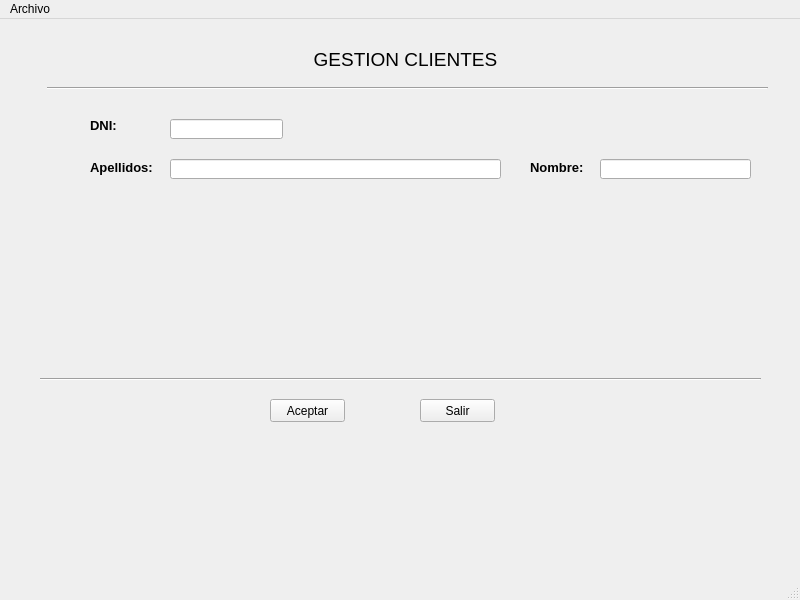
<?xml version="1.0" encoding="UTF-8"?>
<ui version="4.0">
 <class>MainWindow</class>
 <widget class="QMainWindow" name="MainWindow">
  <property name="geometry">
   <rect>
    <x>0</x>
    <y>0</y>
    <width>800</width>
    <height>600</height>
   </rect>
  </property>
  <property name="windowTitle">
   <string>MainWindow</string>
  </property>
  <widget class="QWidget" name="centralwidget">
   <widget class="QPushButton" name="btnAceptar">
    <property name="geometry">
     <rect>
      <x>270</x>
      <y>380</y>
      <width>75</width>
      <height>23</height>
     </rect>
    </property>
    <property name="text">
     <string>Aceptar</string>
    </property>
   </widget>
   <widget class="QLabel" name="lblHola">
    <property name="geometry">
     <rect>
      <x>310</x>
      <y>30</y>
      <width>191</width>
      <height>20</height>
     </rect>
    </property>
    <property name="font">
     <font>
      <pointsize>14</pointsize>
     </font>
    </property>
    <property name="text">
     <string>GESTION CLIENTES</string>
    </property>
    <property name="alignment">
     <set>Qt::AlignCenter</set>
    </property>
   </widget>
   <widget class="Line" name="line">
    <property name="geometry">
     <rect>
      <x>47</x>
      <y>59</y>
      <width>721</width>
      <height>21</height>
     </rect>
    </property>
    <property name="orientation">
     <enum>Qt::Horizontal</enum>
    </property>
   </widget>
   <widget class="QPushButton" name="btnSalir">
    <property name="geometry">
     <rect>
      <x>420</x>
      <y>380</y>
      <width>75</width>
      <height>23</height>
     </rect>
    </property>
    <property name="text">
     <string>Salir</string>
    </property>
   </widget>
   <widget class="Line" name="line_2">
    <property name="geometry">
     <rect>
      <x>40</x>
      <y>350</y>
      <width>721</width>
      <height>21</height>
     </rect>
    </property>
    <property name="orientation">
     <enum>Qt::Horizontal</enum>
    </property>
   </widget>
   <widget class="QLabel" name="lblDNI">
    <property name="geometry">
     <rect>
      <x>90</x>
      <y>100</y>
      <width>47</width>
      <height>13</height>
     </rect>
    </property>
    <property name="font">
     <font>
      <pointsize>10</pointsize>
      <weight>75</weight>
      <bold>true</bold>
     </font>
    </property>
    <property name="text">
     <string>DNI:</string>
    </property>
   </widget>
   <widget class="QLabel" name="label_2">
    <property name="geometry">
     <rect>
      <x>90</x>
      <y>140</y>
      <width>71</width>
      <height>16</height>
     </rect>
    </property>
    <property name="font">
     <font>
      <pointsize>10</pointsize>
      <weight>75</weight>
      <bold>true</bold>
     </font>
    </property>
    <property name="text">
     <string>Apellidos:</string>
    </property>
   </widget>
   <widget class="QLabel" name="label_3">
    <property name="geometry">
     <rect>
      <x>530</x>
      <y>140</y>
      <width>61</width>
      <height>16</height>
     </rect>
    </property>
    <property name="font">
     <font>
      <pointsize>10</pointsize>
      <weight>75</weight>
      <bold>true</bold>
     </font>
    </property>
    <property name="text">
     <string>Nombre:</string>
    </property>
   </widget>
   <widget class="QLineEdit" name="eTDNI">
    <property name="geometry">
     <rect>
      <x>170</x>
      <y>100</y>
      <width>113</width>
      <height>20</height>
     </rect>
    </property>
   </widget>
   <widget class="QLineEdit" name="etApellidos">
    <property name="geometry">
     <rect>
      <x>170</x>
      <y>140</y>
      <width>331</width>
      <height>20</height>
     </rect>
    </property>
   </widget>
   <widget class="QLineEdit" name="etNombre">
    <property name="geometry">
     <rect>
      <x>600</x>
      <y>140</y>
      <width>151</width>
      <height>20</height>
     </rect>
    </property>
   </widget>
  </widget>
  <widget class="QMenuBar" name="menubar">
   <property name="geometry">
    <rect>
     <x>0</x>
     <y>0</y>
     <width>800</width>
     <height>21</height>
    </rect>
   </property>
   <widget class="QMenu" name="menuArchivo">
    <property name="title">
     <string>Archivo</string>
    </property>
    <addaction name="actionSalir"/>
   </widget>
   <addaction name="menuArchivo"/>
  </widget>
  <widget class="QStatusBar" name="statusbar"/>
  <action name="actionSalir">
   <property name="text">
    <string>Salir</string>
   </property>
   <property name="shortcut">
    <string>Ctrl+S</string>
   </property>
  </action>
 </widget>
 <resources/>
 <connections/>
</ui>
